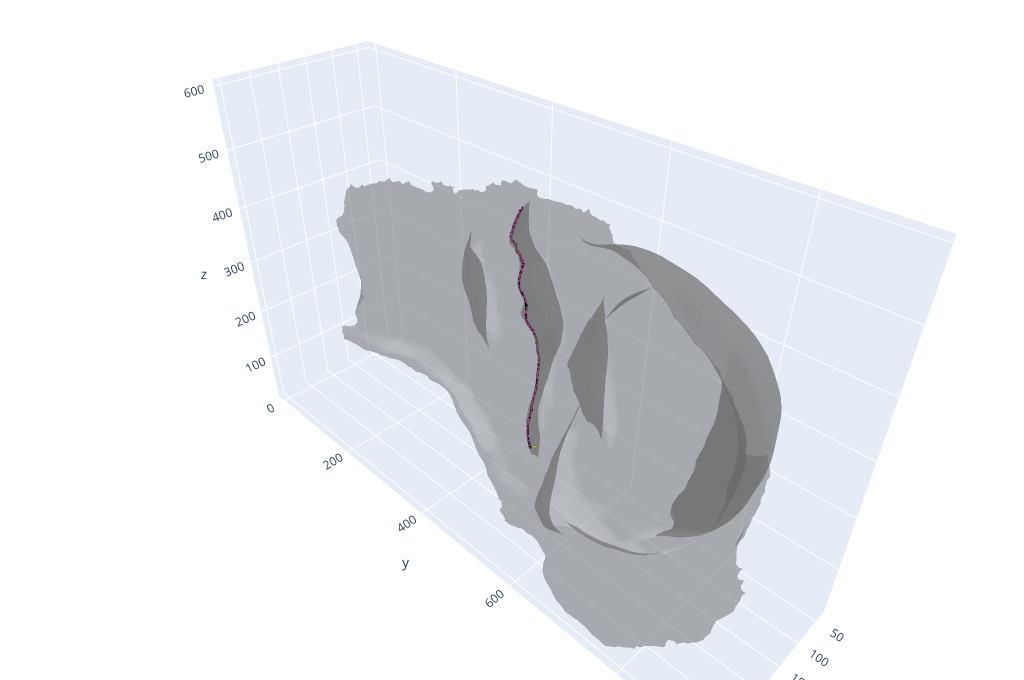

This figure's notebook cell:
### Code cell
fig = go.Figure()
fig.update_layout(
title="",
width=1024, height=680,
scene=dict(
    xaxis_title='x', yaxis_title='y', zaxis_title='z',
    aspectmode='data',
    uirevision="keep"  # preserve camera/zoom
),
margin=dict(l=0, r=0, t=0, b=0),
legend=dict(itemsizing='constant')
)

mesh_trace = go.Mesh3d(
    x=fold_annotation.vertices[:,0],
    y=fold_annotation.vertices[:,1], 
    z=fold_annotation.vertices[:,2],
    i=fold_annotation.triangles[:,0],
    j=fold_annotation.triangles[:,1],
    k=fold_annotation.triangles[:,2],
    color='grey',
    opacity=0.5,
    name='mesh'
)

curve_trace = go.Scatter3d(
    x=curve[:, 0],
    y=curve[:, 1],
    z=curve[:, 2],
    mode='lines',
    line=dict(color='black', width=5),
    name='spline curve'
)



palette = px.colors.qualitative.Plotly
fig.add_trace(mesh_trace)
fig.add_trace(curve_trace)
fig.add_trace(go.Cone(
    x=curve[:,0], y=curve[:,1], z=curve[:,2],
    u=curve_tangents[:,0], v=curve_tangents[:,1], w=curve_tangents[:,2],
    sizemode="absolute",
    sizeref=5,
    anchor="tail",
    showscale=False
))


fig.show()
